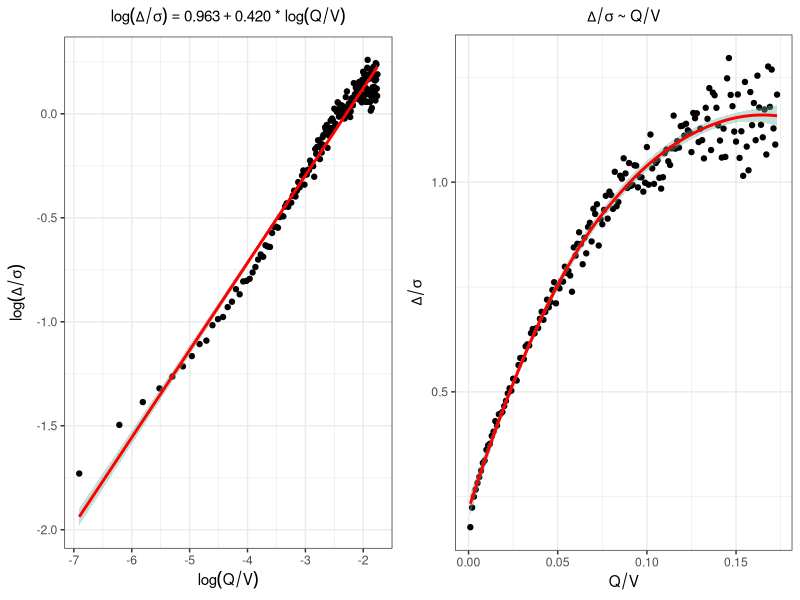

Recreate this plot in R.
# Former calculation file: E:\99_Jinkyu\MktImpact\03_analysis.sas => "main" file
# Specification: 
# (1) group Q/V by 0.1% (1,000 bins)
# (2) 

library(ggplot2)
library(dplyr)
library(gridExtra)
library(ggpubr)
mydat = read.csv("q_v.csv")

# Estimate regression model

myres = summary(lm(log_shortfall_std ~ log_X_V_round, data=mydat))$coefficients %>%
  as.data.frame()
alpha = myres[1, "Estimate"]
beta = myres[2, "Estimate"]

plt1 = mydat %>% 
  ggplot(aes(log_X_V_round, log_shortfall_std)) +
  geom_point() +
  geom_smooth(method=lm, color="red", se=T, fill="#69b3a2") +
  labs(title = expression(log(Delta/sigma)== 0.963 + '0.420' ~'*'~ log(Q/V))) + 
  xlab(expression(log(Q/V))) +
  ylab(expression(log(Delta/sigma))) + 
  theme_bw() + 
  theme(plot.title = element_text(size=11, face="bold", hjust=0.5))

plt2 = mydat %>%
  ggplot(aes(X_V_round, shortfall_std)) +
  geom_point() +
  geom_smooth(method=loess, color="red", se=T, fill="#69b3a2") +
  labs(title = expression(Delta/sigma ~"~"~ Q/V)) + 
  xlab(expression(Q/V)) +
  ylab(expression(Delta/sigma)) + 
  theme_bw() + 
  theme(plot.title = element_text(size=11, face="bold", hjust=0.5))
  
g = ggarrange(plt1, plt2, ncol=2, nrow=1)
ggsave(file="figure.png", g, dpi=300, width=270, height=110, units="mm")


